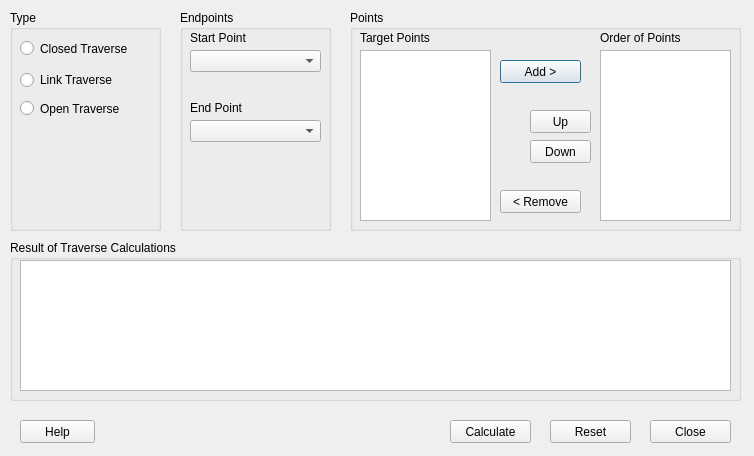
<?xml version="1.0" encoding="UTF-8"?>
<ui version="4.0">
 <class>TraverseCalcDialog</class>
 <widget class="QDialog" name="TraverseCalcDialog">
  <property name="geometry">
   <rect>
    <x>0</x>
    <y>0</y>
    <width>754</width>
    <height>456</height>
   </rect>
  </property>
  <property name="sizePolicy">
   <sizepolicy hsizetype="Fixed" vsizetype="Fixed">
    <horstretch>0</horstretch>
    <verstretch>0</verstretch>
   </sizepolicy>
  </property>
  <property name="minimumSize">
   <size>
    <width>754</width>
    <height>456</height>
   </size>
  </property>
  <property name="maximumSize">
   <size>
    <width>754</width>
    <height>456</height>
   </size>
  </property>
  <property name="windowTitle">
   <string>Traverse Calculations</string>
  </property>
  <property name="accessibleName">
   <string/>
  </property>
  <property name="locale">
   <locale language="English" country="UnitedKingdom"/>
  </property>
  <widget class="QGroupBox" name="EndpointsGroup">
   <property name="geometry">
    <rect>
     <x>180</x>
     <y>10</y>
     <width>151</width>
     <height>221</height>
    </rect>
   </property>
   <property name="sizePolicy">
    <sizepolicy hsizetype="Fixed" vsizetype="Fixed">
     <horstretch>0</horstretch>
     <verstretch>0</verstretch>
    </sizepolicy>
   </property>
   <property name="title">
    <string>Endpoints</string>
   </property>
   <widget class="QComboBox" name="StartPointComboBox">
    <property name="geometry">
     <rect>
      <x>10</x>
      <y>40</y>
      <width>131</width>
      <height>22</height>
     </rect>
    </property>
    <property name="sizePolicy">
     <sizepolicy hsizetype="Fixed" vsizetype="Fixed">
      <horstretch>0</horstretch>
      <verstretch>0</verstretch>
     </sizepolicy>
    </property>
   </widget>
   <widget class="QLabel" name="StartPointLabel">
    <property name="geometry">
     <rect>
      <x>10</x>
      <y>20</y>
      <width>121</width>
      <height>16</height>
     </rect>
    </property>
    <property name="sizePolicy">
     <sizepolicy hsizetype="Fixed" vsizetype="Fixed">
      <horstretch>0</horstretch>
      <verstretch>0</verstretch>
     </sizepolicy>
    </property>
    <property name="text">
     <string>Start Point</string>
    </property>
   </widget>
   <widget class="QLabel" name="EndPointLabel">
    <property name="geometry">
     <rect>
      <x>10</x>
      <y>90</y>
      <width>121</width>
      <height>16</height>
     </rect>
    </property>
    <property name="sizePolicy">
     <sizepolicy hsizetype="Fixed" vsizetype="Fixed">
      <horstretch>0</horstretch>
      <verstretch>0</verstretch>
     </sizepolicy>
    </property>
    <property name="text">
     <string>End Point</string>
    </property>
   </widget>
   <widget class="QComboBox" name="EndPointComboBox">
    <property name="geometry">
     <rect>
      <x>10</x>
      <y>110</y>
      <width>131</width>
      <height>22</height>
     </rect>
    </property>
    <property name="sizePolicy">
     <sizepolicy hsizetype="Fixed" vsizetype="Fixed">
      <horstretch>0</horstretch>
      <verstretch>0</verstretch>
     </sizepolicy>
    </property>
   </widget>
  </widget>
  <widget class="QGroupBox" name="PointsGroup">
   <property name="geometry">
    <rect>
     <x>350</x>
     <y>10</y>
     <width>391</width>
     <height>221</height>
    </rect>
   </property>
   <property name="sizePolicy">
    <sizepolicy hsizetype="Fixed" vsizetype="Fixed">
     <horstretch>0</horstretch>
     <verstretch>0</verstretch>
    </sizepolicy>
   </property>
   <property name="title">
    <string>Points</string>
   </property>
   <widget class="QPushButton" name="AddButton">
    <property name="geometry">
     <rect>
      <x>150</x>
      <y>50</y>
      <width>81</width>
      <height>23</height>
     </rect>
    </property>
    <property name="sizePolicy">
     <sizepolicy hsizetype="Fixed" vsizetype="Fixed">
      <horstretch>0</horstretch>
      <verstretch>0</verstretch>
     </sizepolicy>
    </property>
    <property name="text">
     <string>Add &gt;</string>
    </property>
   </widget>
   <widget class="QPushButton" name="RemoveButton">
    <property name="geometry">
     <rect>
      <x>150</x>
      <y>180</y>
      <width>81</width>
      <height>23</height>
     </rect>
    </property>
    <property name="sizePolicy">
     <sizepolicy hsizetype="Fixed" vsizetype="Fixed">
      <horstretch>0</horstretch>
      <verstretch>0</verstretch>
     </sizepolicy>
    </property>
    <property name="text">
     <string>&lt; Remove</string>
    </property>
   </widget>
   <widget class="QLabel" name="TargetPointsLabel">
    <property name="geometry">
     <rect>
      <x>10</x>
      <y>20</y>
      <width>161</width>
      <height>16</height>
     </rect>
    </property>
    <property name="sizePolicy">
     <sizepolicy hsizetype="Fixed" vsizetype="Fixed">
      <horstretch>0</horstretch>
      <verstretch>0</verstretch>
     </sizepolicy>
    </property>
    <property name="text">
     <string>Target Points</string>
    </property>
   </widget>
   <widget class="QLabel" name="OrderPointsLabel">
    <property name="geometry">
     <rect>
      <x>250</x>
      <y>20</y>
      <width>151</width>
      <height>16</height>
     </rect>
    </property>
    <property name="sizePolicy">
     <sizepolicy hsizetype="Fixed" vsizetype="Fixed">
      <horstretch>0</horstretch>
      <verstretch>0</verstretch>
     </sizepolicy>
    </property>
    <property name="text">
     <string>Order of Points</string>
    </property>
   </widget>
   <widget class="QPushButton" name="UpButton">
    <property name="geometry">
     <rect>
      <x>180</x>
      <y>100</y>
      <width>61</width>
      <height>23</height>
     </rect>
    </property>
    <property name="sizePolicy">
     <sizepolicy hsizetype="Fixed" vsizetype="Fixed">
      <horstretch>0</horstretch>
      <verstretch>0</verstretch>
     </sizepolicy>
    </property>
    <property name="text">
     <string>Up</string>
    </property>
   </widget>
   <widget class="QPushButton" name="DownButton">
    <property name="geometry">
     <rect>
      <x>180</x>
      <y>130</y>
      <width>61</width>
      <height>23</height>
     </rect>
    </property>
    <property name="sizePolicy">
     <sizepolicy hsizetype="Fixed" vsizetype="Fixed">
      <horstretch>0</horstretch>
      <verstretch>0</verstretch>
     </sizepolicy>
    </property>
    <property name="text">
     <string>Down</string>
    </property>
   </widget>
   <widget class="QListWidget" name="TargetList">
    <property name="geometry">
     <rect>
      <x>10</x>
      <y>40</y>
      <width>131</width>
      <height>171</height>
     </rect>
    </property>
    <property name="sizePolicy">
     <sizepolicy hsizetype="Fixed" vsizetype="Fixed">
      <horstretch>0</horstretch>
      <verstretch>0</verstretch>
     </sizepolicy>
    </property>
   </widget>
   <widget class="QListWidget" name="OrderList">
    <property name="geometry">
     <rect>
      <x>250</x>
      <y>40</y>
      <width>131</width>
      <height>171</height>
     </rect>
    </property>
    <property name="sizePolicy">
     <sizepolicy hsizetype="Fixed" vsizetype="Fixed">
      <horstretch>0</horstretch>
      <verstretch>0</verstretch>
     </sizepolicy>
    </property>
   </widget>
  </widget>
  <widget class="QGroupBox" name="RadioGroup">
   <property name="geometry">
    <rect>
     <x>10</x>
     <y>10</y>
     <width>151</width>
     <height>221</height>
    </rect>
   </property>
   <property name="sizePolicy">
    <sizepolicy hsizetype="Fixed" vsizetype="Fixed">
     <horstretch>0</horstretch>
     <verstretch>0</verstretch>
    </sizepolicy>
   </property>
   <property name="title">
    <string>Type</string>
   </property>
   <property name="flat">
    <bool>false</bool>
   </property>
   <property name="checkable">
    <bool>false</bool>
   </property>
   <widget class="QRadioButton" name="ClosedRadio">
    <property name="geometry">
     <rect>
      <x>10</x>
      <y>30</y>
      <width>161</width>
      <height>17</height>
     </rect>
    </property>
    <property name="sizePolicy">
     <sizepolicy hsizetype="Fixed" vsizetype="Fixed">
      <horstretch>0</horstretch>
      <verstretch>0</verstretch>
     </sizepolicy>
    </property>
    <property name="toolTip">
     <string>Closed (polygonal or loop) traverse starts and finishes on the same known point.</string>
    </property>
    <property name="text">
     <string>Closed Traverse</string>
    </property>
    <attribute name="buttonGroup">
     <string notr="true">buttonGroup</string>
    </attribute>
   </widget>
   <widget class="QRadioButton" name="LinkRadio">
    <property name="geometry">
     <rect>
      <x>10</x>
      <y>60</y>
      <width>161</width>
      <height>20</height>
     </rect>
    </property>
    <property name="sizePolicy">
     <sizepolicy hsizetype="Fixed" vsizetype="Fixed">
      <horstretch>0</horstretch>
      <verstretch>0</verstretch>
     </sizepolicy>
    </property>
    <property name="toolTip">
     <string>A closed link traverse joins two known points.</string>
    </property>
    <property name="text">
     <string>Link Traverse</string>
    </property>
    <attribute name="buttonGroup">
     <string notr="true">buttonGroup</string>
    </attribute>
   </widget>
   <widget class="QRadioButton" name="OpenRadio">
    <property name="geometry">
     <rect>
      <x>10</x>
      <y>90</y>
      <width>171</width>
      <height>17</height>
     </rect>
    </property>
    <property name="sizePolicy">
     <sizepolicy hsizetype="Fixed" vsizetype="Fixed">
      <horstretch>0</horstretch>
      <verstretch>0</verstretch>
     </sizepolicy>
    </property>
    <property name="toolTip">
     <string>An open (free) traverse starts on a known point and finishes on an unknown point.</string>
    </property>
    <property name="text">
     <string>Open Traverse</string>
    </property>
    <attribute name="buttonGroup">
     <string notr="true">buttonGroup</string>
    </attribute>
   </widget>
  </widget>
  <widget class="QPushButton" name="CloseButton">
   <property name="geometry">
    <rect>
     <x>650</x>
     <y>420</y>
     <width>81</width>
     <height>23</height>
    </rect>
   </property>
   <property name="sizePolicy">
    <sizepolicy hsizetype="Fixed" vsizetype="Fixed">
     <horstretch>0</horstretch>
     <verstretch>0</verstretch>
    </sizepolicy>
   </property>
   <property name="text">
    <string>Close</string>
   </property>
  </widget>
  <widget class="QGroupBox" name="ResultGroup">
   <property name="geometry">
    <rect>
     <x>10</x>
     <y>240</y>
     <width>731</width>
     <height>161</height>
    </rect>
   </property>
   <property name="sizePolicy">
    <sizepolicy hsizetype="Fixed" vsizetype="Fixed">
     <horstretch>0</horstretch>
     <verstretch>0</verstretch>
    </sizepolicy>
   </property>
   <property name="title">
    <string>Result of Traverse Calculations</string>
   </property>
   <widget class="QTextBrowser" name="ResultTextBrowser">
    <property name="geometry">
     <rect>
      <x>10</x>
      <y>20</y>
      <width>711</width>
      <height>131</height>
     </rect>
    </property>
    <property name="sizePolicy">
     <sizepolicy hsizetype="Fixed" vsizetype="Fixed">
      <horstretch>0</horstretch>
      <verstretch>0</verstretch>
     </sizepolicy>
    </property>
    <property name="font">
     <font>
      <family>Courier New</family>
     </font>
    </property>
   </widget>
  </widget>
  <widget class="QPushButton" name="HelpButton">
   <property name="geometry">
    <rect>
     <x>20</x>
     <y>420</y>
     <width>75</width>
     <height>23</height>
    </rect>
   </property>
   <property name="sizePolicy">
    <sizepolicy hsizetype="Fixed" vsizetype="Fixed">
     <horstretch>0</horstretch>
     <verstretch>0</verstretch>
    </sizepolicy>
   </property>
   <property name="text">
    <string>Help</string>
   </property>
  </widget>
  <widget class="QPushButton" name="CalcButton">
   <property name="geometry">
    <rect>
     <x>450</x>
     <y>420</y>
     <width>81</width>
     <height>23</height>
    </rect>
   </property>
   <property name="sizePolicy">
    <sizepolicy hsizetype="Fixed" vsizetype="Fixed">
     <horstretch>0</horstretch>
     <verstretch>0</verstretch>
    </sizepolicy>
   </property>
   <property name="text">
    <string>Calculate</string>
   </property>
  </widget>
  <widget class="QPushButton" name="ResetButton">
   <property name="geometry">
    <rect>
     <x>550</x>
     <y>420</y>
     <width>81</width>
     <height>23</height>
    </rect>
   </property>
   <property name="sizePolicy">
    <sizepolicy hsizetype="Fixed" vsizetype="Fixed">
     <horstretch>0</horstretch>
     <verstretch>0</verstretch>
    </sizepolicy>
   </property>
   <property name="text">
    <string>Reset</string>
   </property>
  </widget>
 </widget>
 <tabstops>
  <tabstop>ClosedRadio</tabstop>
  <tabstop>LinkRadio</tabstop>
  <tabstop>OpenRadio</tabstop>
  <tabstop>StartPointComboBox</tabstop>
  <tabstop>EndPointComboBox</tabstop>
  <tabstop>AddButton</tabstop>
  <tabstop>UpButton</tabstop>
  <tabstop>DownButton</tabstop>
  <tabstop>RemoveButton</tabstop>
  <tabstop>ResultTextBrowser</tabstop>
  <tabstop>HelpButton</tabstop>
  <tabstop>CalcButton</tabstop>
  <tabstop>ResetButton</tabstop>
  <tabstop>CloseButton</tabstop>
 </tabstops>
 <resources/>
 <connections/>
 <buttongroups>
  <buttongroup name="buttonGroup"/>
 </buttongroups>
</ui>
